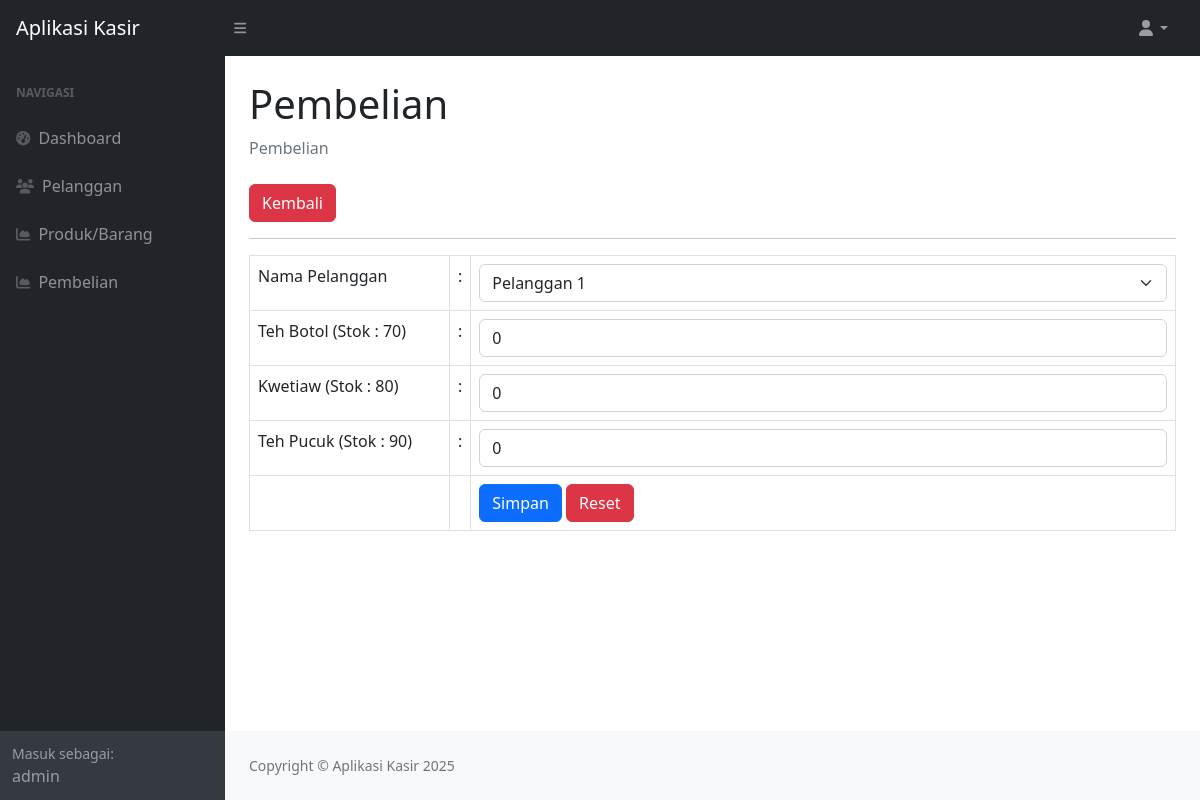
/?page=pembelian_tambah (signed in), run on the app's committed database.
### tables this page shows
CREATE TABLE `produk` (
  `id_produk` int(11) NOT NULL,
  `nama_produk` varchar(255) DEFAULT NULL,
  `harga` int(11) DEFAULT NULL,
  `stock` int(11) DEFAULT NULL
);

### pembelian_tambah.php (the view, shortened to what this page needs)
<div class="container-fluid px-4">
    <h1 class="mt-4">Pembelian</h1>
    <ol class="breadcrumb mb-4">
        <li class="breadcrumb-item active">Pembelian</li>
    </ol>
    <a href="?page=pembelian" class="btn btn-danger">Kembali</a>
    <hr>
    <form method="post">
        <table class="table table-bordered">
            <tr>
                <td width="200">Nama Pelanggan</td>
                <td width="1">:</td>
                <td>
                    <select class="form-control form-select" name="id_pelanggan">
                        <?php
                        $p = mysqli_query($koneksi, "SELECT * FROM pelanggan");
                        while ($pel = mysqli_fetch_array($p)) {
                            ?>
                            <option value="<?php echo $pel['id_pelanggan']; ?>"><?php echo $pel['nama_pelanggan']; ?>
                            </option>
                            <?php
                        }
                        ?>
                    </select>
                </td>
            </tr>
            <?php
            $pro = mysqli_query($koneksi, "SELECT * FROM produk");
            while ($produk = mysqli_fetch_array($pro)) {
                ?>
                <tr>
                    <td><?php echo $produk['nama_produk'] . ' (Stok : ' . $produk['stock'] . ')'; ?></td>
                    <td>:</td>
                    <td>
                        <input class="form-control" type="number" step="0" value="0" max="<?php echo $produk['stock'] ?>"
                            name="produk[<?php echo $produk['id_produk']; ?>]">
                    </td>
                </tr>
                <?php
            }
            ?>
            <tr>
                <td></td>
                <td></td>
                <td>
                    <button type="submit" class="btn btn-primary">Simpan</button>
                    <button type="reset" class="btn btn-danger">Reset</button>
                </td>
            </tr>
        </table>
    </form>
</div>

### data on the page
produk: nama_produk "Teh Botol", stock "70"
produk: nama_produk "Kwetiaw", stock "80"
produk: nama_produk "Teh Pucuk", stock "90"

### other printed values
$_SESSION['user']['nama'] "admin"
form field id_pelanggan "Pelanggan 1"
